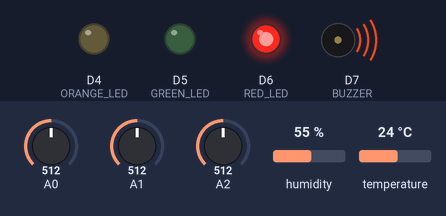
The program below on a simulated Raspberry Pi (BCM pin numbers) with a GrovePi. On the bench: output pins drawn as LEDs (lit = HIGH), buzzer (waves = sounding, pin HIGH). The test bench sets the inputs (shaded band); at power-on: A0 = 512, A2 = 512, A1 = 512, humidity 55 %, temperature 24 °C (analog values on the 0–1023 scale). No MQTT or app messages arrive unless stated; the clock reads 2024-03-15 10:24:30 at power-on unless the program sets it; what the program prints to the terminal is not drawn.

Above: at 3.3 s.
3.4 s: A0 set to 483
At 6.0 s:
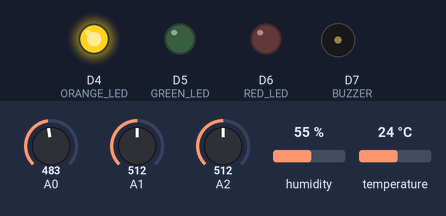
6.3 s: A2 set to 415
8.3 s: A2 set to 388
At 12.7 s:
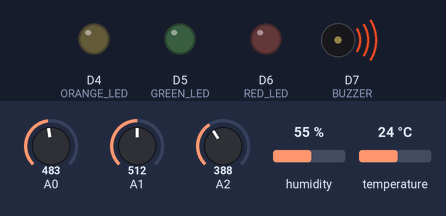
19.7 s: A0 set to 716
At 23.1 s:
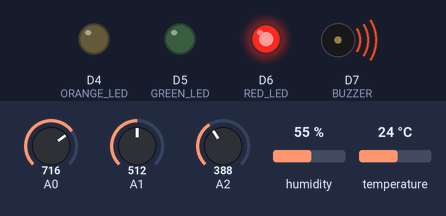
Timing chart, 0 to 24.3 s (numbered marks = the images above; inputs shaded):
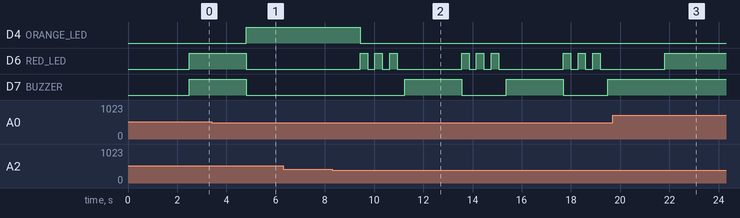

Measured:
- the behaviour switches between 500 and 499 on A0 (found by bisection; images 0 and 1)
- the behaviour switches between 401 and 400 on A2 (found by bisection; images 1 and 2)
- after the input at 3.4 s, D4 (ORANGE_LED): LOW → HIGH after 1.4 s; D6 (RED_LED), D7 (BUZZER): HIGH → LOW after 1.4 s
- after the input at 8.3 s, D4 (ORANGE_LED): HIGH → LOW after 1.1 s; D6 (RED_LED): LOW → HIGH after 1.1 s, then repeats every 4.1 s: 2 × (LOW 0.30 s, HIGH 0.30 s), LOW 2.6 s, HIGH 0.30 s; D7 (BUZZER): alternates HIGH for 2.3 s and LOW for 1.8 s, starting after 2.9 s
- after the input at 19.7 s, D6 (RED_LED): goes on until 21.8 s, then stays HIGH; D7 (BUZZER): stays HIGH (without the input it goes to LOW after 2.1 s)

The program:

main_mqtt.py
```python
#!/usr/bin/env python3
"""
MQTT-based Fire Detection System for Raspberry Pi
Publishes sensor readings via MQTT and receives commands via MQTT
"""

import time
import math
import os
import json
import paho.mqtt.client as mqtt
import grovepi
from threading import Lock

# =======================
# MQTT BROKER CONFIGURATION
# =======================

MQTT_BROKER = os.getenv("MQTT_BROKER", "172.20.10.3")  # Laptop/Pi/Server IP
MQTT_PORT = int(os.getenv("MQTT_PORT", "1883"))
MQTT_USERNAME = os.getenv("MQTT_USERNAME", "")
MQTT_PASSWORD = os.getenv("MQTT_PASSWORD", "")

DEVICE_CODE = os.getenv("DEVICE_CODE", "MASTER_ROOM")

# MQTT Topics
TOPIC_PUBLISH_SENSORS = f"fire-detection/{DEVICE_CODE}/sensors"      # Pi publishes sensor data here
TOPIC_SUBSCRIBE_COMMANDS = f"fire-detection/{DEVICE_CODE}/commands"  # Pi listens for commands here
TOPIC_SUBSCRIBE_CONFIG = f"fire-detection/{DEVICE_CODE}/config"      # Pi listens for config updates

PUBLISH_INTERVAL_SECONDS = 2
BATTERY_LEVEL = 100

# =======================
# GROVEPI PORTS
# =======================

DHT_PORT = 3
DHT_TYPE = 0  # DHT11

MQ_PORT = 0
FLAME_PORT = 2
LIGHT_PORT = 1

GREEN_LED = 5
ORANGE_LED = 4
RED_LED = 6
BUZZER = 7

# =======================
# THRESHOLDS (can be updated via MQTT config)
# =======================

GAS_WARNING = 300
GAS_DANGER = 500

TEMP_WARNING = 40
TEMP_DANGER = 50

FLAME_WARNING = 600
FLAME_DANGER = 400

# =======================
# GLOBAL STATE
# =======================

state_lock = Lock()
mqtt_connected = False
last_publish_time = 0

# =======================
# SETUP
# =======================

def setup_ports():
    """Initialize GrovePi ports"""
    try:
        grovepi.pinMode(GREEN_LED, "OUTPUT")
        grovepi.pinMode(ORANGE_LED, "OUTPUT")
        grovepi.pinMode(RED_LED, "OUTPUT")
        grovepi.pinMode(BUZZER, "OUTPUT")
        all_outputs_off()
        print("[SETUP] GrovePi ports initialized")
    except Exception as e:
        print(f"[SETUP ERROR] Failed to initialize ports: {e}")


# =======================
# OUTPUT CONTROL
# =======================

def all_outputs_off():
    """Turn off all LEDs and buzzer"""
    try:
        grovepi.digitalWrite(GREEN_LED, 0)
        grovepi.digitalWrite(ORANGE_LED, 0)
        grovepi.digitalWrite(RED_LED, 0)
        grovepi.digitalWrite(BUZZER, 0)
    except Exception as e:
        print(f"[OUTPUT ERROR] {e}")


def set_status_lights(status):
    """Set LED state based on status"""
    try:
        if status == "danger":
            all_outputs_off()
            grovepi.digitalWrite(RED_LED, 1)
            grovepi.digitalWrite(BUZZER, 1)
            print("[LIGHTS] Danger mode: RED LED + BUZZER ON")

        elif status == "warning":
            all_outputs_off()
            grovepi.digitalWrite(ORANGE_LED, 1)
            print("[LIGHTS] Warning mode: ORANGE LED ON")

        elif status == "fire":
            all_outputs_off()
            for _ in range(3):
                grovepi.digitalWrite(RED_LED, 1)
                time.sleep(0.3)
                grovepi.digitalWrite(RED_LED, 0)
                time.sleep(0.3)
            grovepi.digitalWrite(BUZZER, 1)
            print("[LIGHTS] Fire mode: RED LED FLASHING + BUZZER ON")

        else:  # safe/normal
            all_outputs_off()
            grovepi.digitalWrite(GREEN_LED, 1)
            print("[LIGHTS] Safe mode: GREEN LED ON")

    except Exception as e:
        print(f"[OUTPUT ERROR] Failed to set lights: {e}")


def buzzer_on():
    """Turn buzzer on"""
    try:
        grovepi.digitalWrite(BUZZER, 1)
    except Exception as e:
        print(f"[OUTPUT ERROR] Buzzer on failed: {e}")


def buzzer_off():
    """Turn buzzer off"""
    try:
        grovepi.digitalWrite(BUZZER, 0)
    except Exception as e:
        print(f"[OUTPUT ERROR] Buzzer off failed: {e}")


# =======================
# SENSOR READING
# =======================

def read_temp_humidity():
    """Read DHT11 temperature and humidity"""
    try:
        temp, hum = grovepi.dht(DHT_PORT, DHT_TYPE)

        if temp is None or hum is None or math.isnan(temp) or math.isnan(hum):
            return None, None

        return float(temp), float(hum)

    except Exception as e:
        print(f"[SENSOR ERROR] DHT read failed: {e}")
        return None, None


def read_analog(port, name):
    """Read analog sensor value"""
    try:
        value = grovepi.analogRead(port)

        if value < 0:
            print(f"[SENSOR ERROR] {name} returned negative value: {value}")
            return None

        return int(value)

    except Exception as e:
        print(f"[SENSOR ERROR] {name} read failed: {e}")
        return None


def read_all_sensors():
    """Read all sensors and return sensor data dict"""
    temp, hum = read_temp_humidity()
    gas = read_analog(MQ_PORT, "MQ135")
    flame = read_analog(FLAME_PORT, "Flame")
    light = read_analog(LIGHT_PORT, "Light")

    flame_detected = (flame is not None) and (flame <= FLAME_DANGER)

    return {
        "temperature": round(temp, 1) if temp is not None else 0.0,
        "humidity": round(hum, 1) if hum is not None else 0.0,
        "smokeLevel": gas if gas is not None else 0,
        "co2Level": gas if gas is not None else 0,
        "flameLevel": flame if flame is not None else 1023,
        "flameDetected": flame_detected,
        "lightLevel": light if light is not None else 0,
        "batteryLevel": BATTERY_LEVEL,
        "timestamp": int(time.time()),
    }


# =======================
# STATUS CALCULATION
# =======================

def calculate_status(sensors):
    """Determine system status based on sensor readings"""
    temp = sensors["temperature"]
    gas = sensors["smokeLevel"]
    flame = sensors["flameDetected"]

    reasons = []

    # Check for fire
    if flame:
        reasons.append("Flame detected")
        if gas >= GAS_DANGER or temp >= TEMP_DANGER:
            return "danger", reasons
        return "fire", reasons

    # Check for danger
    if temp >= TEMP_DANGER or gas >= GAS_DANGER:
        reasons.append("Critical temperature" if temp >= TEMP_DANGER else "")
        reasons.append("Critical gas level" if gas >= GAS_DANGER else "")
        return "danger", [r for r in reasons if r]

    # Check for warning
    if temp >= TEMP_WARNING or gas >= GAS_WARNING or sensors["flameLevel"] <= FLAME_WARNING:
        if temp >= TEMP_WARNING:
            reasons.append("Temperature warning")
        if gas >= GAS_WARNING:
            reasons.append("Gas level rising")
        if sensors["flameLevel"] <= FLAME_WARNING:
            reasons.append("Possible flame nearby")
        return "warning", reasons

    # Safe
    return "safe", ["All sensors normal"]


# =======================
# MQTT CALLBACKS
# =======================

def on_connect(client, userdata, flags, rc):
    """MQTT connection callback"""
    global mqtt_connected

    if rc == 0:
        mqtt_connected = True
        print(f"[MQTT] Connected to broker {MQTT_BROKER}:{MQTT_PORT}")

        # Subscribe to command and config topics
        client.subscribe(TOPIC_SUBSCRIBE_COMMANDS)
        client.subscribe(TOPIC_SUBSCRIBE_CONFIG)
        print(f"[MQTT] Subscribed to {TOPIC_SUBSCRIBE_COMMANDS} and {TOPIC_SUBSCRIBE_CONFIG}")

    else:
        mqtt_connected = False
        print(f"[MQTT ERROR] Connection failed with code {rc}")


def on_disconnect(client, userdata, rc):
    """MQTT disconnection callback"""
    global mqtt_connected
    mqtt_connected = False

    if rc != 0:
        print(f"[MQTT] Disconnected unexpectedly with code {rc}")
    else:
        print("[MQTT] Disconnected gracefully")


def on_message(client, userdata, msg):
    """Handle incoming MQTT messages"""
    topic = msg.topic
    payload = msg.payload.decode('utf-8')

    print(f"\n[MQTT RECEIVED] Topic: {topic}")
    print(f"[MQTT RECEIVED] Payload: {payload}")

    try:
        if "commands" in topic:
            handle_command(payload)
        elif "config" in topic:
            handle_config(payload)
    except Exception as e:
        print(f"[MQTT ERROR] Failed to process message: {e}")


def handle_command(payload):
    """Process commands received from MQTT"""
    try:
        command = json.loads(payload)
        action = command.get("action", "").lower()

        print(f"[COMMAND] Action: {action}")

        if action == "buzzer_on":
            buzzer_on()
            print("[COMMAND] Buzzer turned ON")

        elif action == "buzzer_off":
            buzzer_off()
            print("[COMMAND] Buzzer turned OFF")

        elif action == "all_off":
            all_outputs_off()
            print("[COMMAND] All outputs turned OFF")

        elif action == "set_lights":
            status = command.get("status", "safe")
            set_status_lights(status)
            print(f"[COMMAND] Lights set to {status}")

    except json.JSONDecodeError:
        print("[COMMAND ERROR] Invalid JSON in command")
    except Exception as e:
        print(f"[COMMAND ERROR] {e}")


def handle_config(payload):
    """Process configuration updates from MQTT"""
    global GAS_WARNING, GAS_DANGER, TEMP_WARNING, TEMP_DANGER, FLAME_WARNING, FLAME_DANGER

    try:
        config = json.loads(payload)

        if "gas_warning" in config:
            GAS_WARNING = config["gas_warning"]
        if "gas_danger" in config:
            GAS_DANGER = config["gas_danger"]
        if "temp_warning" in config:
            TEMP_WARNING = config["temp_warning"]
        if "temp_danger" in config:
            TEMP_DANGER = config["temp_danger"]
        if "flame_warning" in config:
            FLAME_WARNING = config["flame_warning"]
        if "flame_danger" in config:
            FLAME_DANGER = config["flame_danger"]

        print(f"[CONFIG] Updated thresholds: {config}")

    except json.JSONDecodeError:
        print("[CONFIG ERROR] Invalid JSON in config")
    except Exception as e:
        print(f"[CONFIG ERROR] {e}")


def on_publish(client, userdata, mid):
    """MQTT publish callback"""
    print(f"[MQTT] Message published (mid={mid})")


def on_subscribe(client, userdata, mid, granted_qos):
    """MQTT subscribe callback"""
    print(f"[MQTT] Subscription acknowledged (mid={mid})")


# =======================
# MQTT CLIENT SETUP
# =======================

def setup_mqtt_client():
    """Create and configure MQTT client"""
    client = mqtt.Client(client_id=f"fire-detection-{DEVICE_CODE}")

    # Set credentials if provided
    if MQTT_USERNAME and MQTT_PASSWORD:
        client.username_pw_set(MQTT_USERNAME, MQTT_PASSWORD)
        print(f"[MQTT] Using credentials: {MQTT_USERNAME}:***")

    # Set callbacks
    client.on_connect = on_connect
    client.on_disconnect = on_disconnect
    client.on_message = on_message
    client.on_publish = on_publish
    client.on_subscribe = on_subscribe

    return client


# =======================
# MAIN LOOP
# =======================

def main():
    """Main program loop"""
    global mqtt_connected, last_publish_time

    print("=" * 50)
    print(" MQTT FIRE DETECTION SYSTEM STARTED")
    print("=" * 50)
    print(f"Broker: {MQTT_BROKER}:{MQTT_PORT}")
    print(f"Device Code: {DEVICE_CODE}")
    print(f"Sensor topic: {TOPIC_PUBLISH_SENSORS}")
    print(f"Command topic: {TOPIC_SUBSCRIBE_COMMANDS}")
    print(f"Config topic: {TOPIC_SUBSCRIBE_CONFIG}")
    print("=" * 50 + "\n")

    setup_ports()

    # Setup MQTT client
    client = setup_mqtt_client()

    try:
        # Connect to broker
        print("[MQTT] Connecting to broker...")
        client.connect(MQTT_BROKER, MQTT_PORT, keepalive=60)
        client.loop_start()  # Start network loop in background thread

        # Give connection time to establish
        time.sleep(2)

        # Main sensor reading loop
        while True:
            # Read all sensors
            sensors = read_all_sensors()
            status, reasons = calculate_status(sensors)

            # Print sensor data
            print("\n" + "=" * 50)
            print(f"Temperature: {sensors['temperature']}°C")
            print(f"Humidity: {sensors['humidity']}%")
            print(f"Smoke (MQ135): {sensors['smokeLevel']}")
            print(f"Flame Level: {sensors['flameLevel']}")
            print(f"Flame Detected: {sensors['flameDetected']}")
            print(f"Light Level: {sensors['lightLevel']}")
            print(f"Status: {status.upper()}")
            for reason in reasons:
                print(f"  → {reason}")
            print("=" * 50)

            # Update local lights
            set_status_lights(status)

            # Publish to MQTT if connected
            if mqtt_connected:
                payload = {
                    "deviceCode": DEVICE_CODE,
                    **sensors,
                    "status": status,
                    "reasons": reasons,
                }

                try:
                    result = client.publish(
                        TOPIC_PUBLISH_SENSORS,
                        json.dumps(payload),
                        qos=1,
                        retain=False
                    )

                    if result.rc == mqtt.MQTT_ERR_SUCCESS:
                        print(f"[MQTT] Published sensor data to {TOPIC_PUBLISH_SENSORS}")
                    else:
                        print(f"[MQTT ERROR] Publish failed with code {result.rc}")

                except Exception as e:
                    print(f"[MQTT ERROR] Failed to publish: {e}")
            else:
                print("[MQTT WARNING] Not connected to broker - sensor data not sent")

            time.sleep(PUBLISH_INTERVAL_SECONDS)

    except KeyboardInterrupt:
        print("\n[SHUTDOWN] Stopping system...")

    except Exception as e:
        print(f"\n[FATAL ERROR] {e}")

    finally:
        # Cleanup
        all_outputs_off()
        client.loop_stop()
        client.disconnect()
        print("[SHUTDOWN] MQTT disconnected and ports cleaned up")


if __name__ == "__main__":
    main()
```
